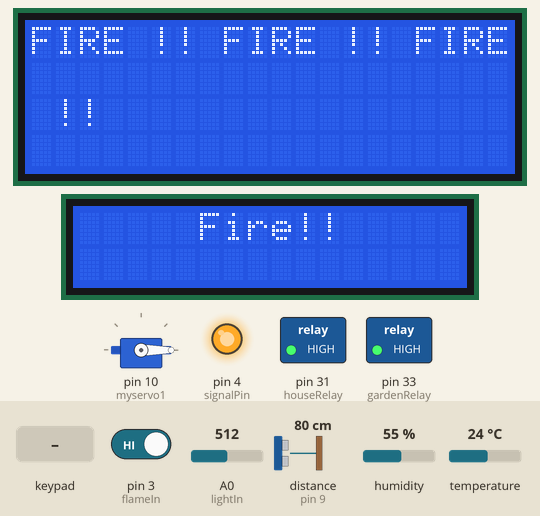
The sketch below on a simulated Arduino Mega 2560, built with avr-gcc and run on an emulated ATmega2560. Parts: 20×4 character LCD, 16×2 character LCD, servo, switched loads named in the sketch (green lamp = pin HIGH), output pins drawn as LEDs (lit = HIGH). Wiring (inferred from the names in the program): ultrasonic range finder: trigger pin 8; echo pin 9. Dashed ring = blinking. The inputs (shaded band) are chosen by the test bench; at power-on: pin 3 (flameIn) HIGH, distance to the obstacle (sensor on pin 9) 80 cm, A0 (lightIn) = 512, humidity 55 %, temperature 24 °C. The echo pulse lasts 58.3 µs per cm; the RemoteXY app is connected; pins used as bus, display or sensor lines are not drawn; what the sketch prints to the serial monitor is not drawn.

Above: at 1.3 s.
1.4 s: pin 3 (flameIn) driven LOW
At 2.9 s:
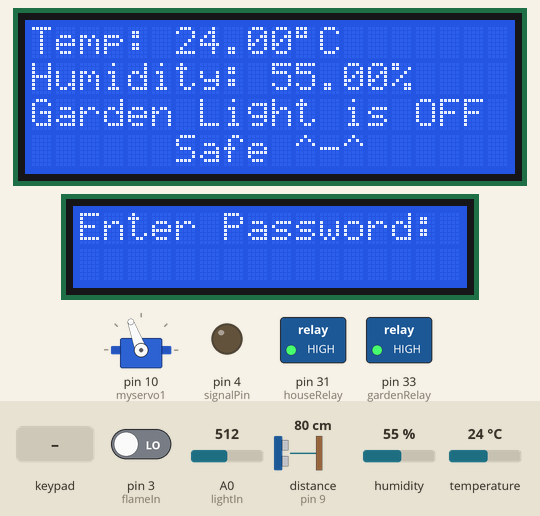
3.2 s: distance to the obstacle (sensor on pin 9) set to 12 cm
4.7 s: distance to the obstacle (sensor on pin 9) set to 9 cm
At 5.1 s:
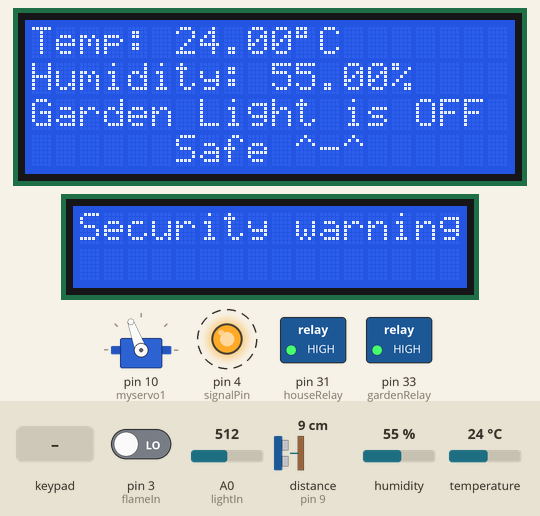
7.2 s: A0 (lightIn) set to 63
8.7 s: A0 (lightIn) set to 55
At 9.9 s:
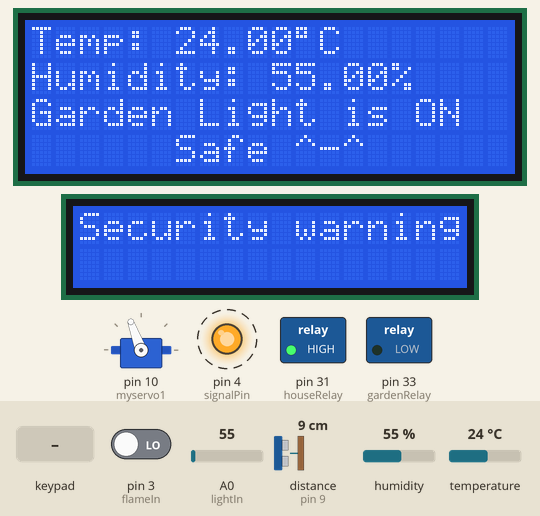
11.5 s: keypad keys 1 2 3 4 A # pressed 0.4 s apart
At 19.8 s:
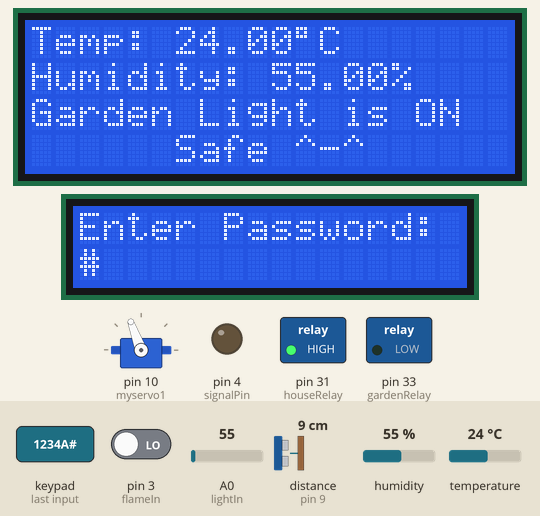
Timing chart, 0 to 20.6 s (numbered marks = the images above; inputs shaded):
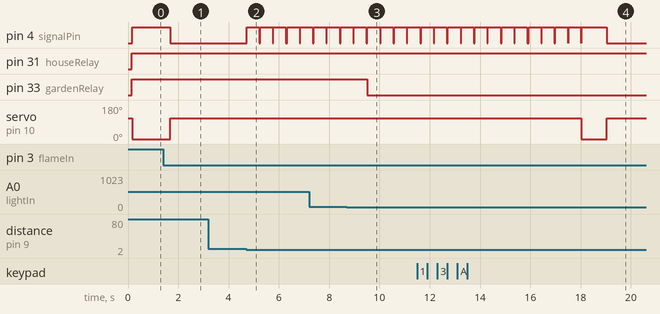

Measured:
- the behaviour switches between 11 and 10 cm on distance to the obstacle (sensor on pin 9) (found by bisection; images 1 and 2)
- the behaviour switches between 60 and 59 on A0 (lightIn) (found by bisection; images 2 and 3)
- after the input at 1.4 s, pin 4 (signalPin): HIGH → LOW after 0.28 s; servo on pin 10 (myservo1): 0° → 110° after 0.28 s; the display: first changes after 0.28 s (image 1 shows a later state)
- after the input at 3.2 s, every drawn part: stays the same
- after the input at 4.7 s, pin 4 (signalPin): alternates HIGH for 0.50 s and LOW for 0.03 s, starting at once; the display: changes at once (image 2)
- after the input at 8.7 s, pin 33 (gardenRelay): HIGH → LOW after 0.82 s; the display: first differs from a run without the input after 0.82 s (image 3 shows a later state)
- after the input at 11.5 s, servo on pin 10 (myservo1): 110° → 0° after 6.5 s, → 110° 1.0 s later
- what the display in image 2 shows lasts 0.5 s, from 4.7 s to 5.2 s

The sketch:

Final.ino
```cpp
#define REMOTEXY_MODE__ESP8266_HARDSERIAL_POINT
#include <RemoteXY.h>
#define REMOTEXY_SERIAL Serial3
#define REMOTEXY_SERIAL_SPEED 115200
#define REMOTEXY_WIFI_SSID "Smart House"
#define REMOTEXY_WIFI_PASSWORD "12345678"
#define REMOTEXY_SERVER_PORT 6377
#include <Keypad.h>
#include <LiquidCrystal.h>
#define Password_Length 6
#include <dht.h>
#define DHT11_PIN 2
#define flameIn 3
#define lightIn A0
#define signalPin 4
#include <Servo.h>
#define trigPin 8
#define echoPin 9
#define houseRelay 31
#define gardenRelay 33


// RemoteXY configurate
#pragma pack(push, 1)


long duration;
int distance;
int intial;
int pos = 0;
dht DHT;
int light;
char Data[Password_Length];
char Master[Password_Length] = "1234A";
char Change[Password_Length] = "####A";
byte data_count = 0, master_count = 0;
char customKey;
const byte ROWS = 4;
const byte COLS = 4;
char hexaKeys[ROWS][COLS] = {
  {'1', '2', '3', 'A'},
  {'4', '5', '6', 'B'},
  {'7', '8', '9', 'C'},
  {'*', '0', '#', 'D'}
};
byte rowPins[ROWS] = {22, 24, 26, 28};
byte colPins[COLS] = {30, 32, 34, 36};
bool someone;
int tryNo;
int chk;
long unsigned timeStored;
char str[11];
bool gardenLight, gardenSensor;

Keypad customKeypad = Keypad(makeKeymap(hexaKeys), rowPins, colPins, ROWS, COLS);
LiquidCrystal lcd2(21, 20, 19, 18, 17, 16);
LiquidCrystal lcd1(53, 51, 49, 47, 45, 43);
Servo myservo1;

void security() {
  digitalWrite(trigPin, LOW);
  delayMicroseconds(2);
  digitalWrite(trigPin, HIGH);
  delayMicroseconds(10);
  digitalWrite(trigPin, LOW);
  duration = pulseIn(echoPin, HIGH);
  distance = duration * 0.034 / 2;
}
void clearData() {
  while (data_count != 0) {
    Data[data_count--] = 0;
  }
  return;
}
void reading() {
  chk = DHT.read11(DHT11_PIN);
  light = analogRead(lightIn);
  timeStored = millis();
}

#pragma pack(push, 1)
uint8_t RemoteXY_CONF[] =
{ 255, 5, 0, 22, 0, 230, 0, 14, 8, 1,
  129, 0, 3, 32, 14, 6, 16, 68, 111, 111,
  114, 0, 129, 0, 3, 40, 36, 6, 16, 84,
  101, 109, 112, 101, 114, 97, 116, 117, 114, 101,
  0, 129, 0, 3, 49, 25, 6, 16, 72, 117,
  109, 105, 100, 105, 116, 121, 0, 129, 0, 3,
  58, 34, 6, 16, 72, 111, 117, 115, 101, 32,
  76, 105, 103, 104, 116, 0, 129, 0, 3, 75,
  17, 6, 16, 65, 108, 97, 114, 109, 0, 129,
  0, 8, 9, 55, 9, 17, 83, 109, 97, 114,
  116, 32, 72, 111, 117, 115, 101, 0, 129, 0,
  21, 17, 27, 6, 17, 99, 111, 110, 116, 114,
  111, 108, 108, 101, 114, 0, 1, 2, 37, 32,
  11, 5, 134, 31, 79, 112, 101, 110, 0, 67,
  5, 44, 40, 13, 6, 36, 8, 11, 67, 4,
  45, 49, 13, 6, 17, 8, 11, 1, 2, 42,
  76, 17, 5, 1, 31, 79, 70, 70, 0, 2,
  1, 42, 58, 17, 5, 2, 26, 31, 31, 79,
  78, 0, 79, 70, 70, 0, 1, 2, 49, 32,
  11, 5, 36, 31, 67, 108, 111, 115, 101, 0,
  129, 0, 3, 67, 37, 6, 16, 71, 97, 114,
  100, 101, 110, 32, 76, 105, 103, 104, 116, 0,
  2, 1, 42, 67, 17, 5, 2, 26, 31, 31,
  79, 78, 0, 79, 70, 70, 0
};

// this structure defines all the variables and events of your control interface
struct {

  // input variables
  uint8_t opened; // =1 if button pressed, else =0
  uint8_t fire; // =1 if button pressed, else =0
  uint8_t house; // =1 if switch ON and =0 if OFF
  uint8_t closed; // =1 if button pressed, else =0
  uint8_t garden; // =1 if switch ON and =0 if OFF

  // output variables
  char temp[11];  // string UTF8 end zero
  char hum[11];  // string UTF8 end zero

  // other variable
  uint8_t connect_flag;  // =1 if wire connected, else =0

} RemoteXY;
#pragma pack(pop)

/////////////////////////////////////////////
//           END RemoteXY include          //
/////////////////////////////////////////////


void setup()
{
  Serial.begin(9600);
  RemoteXY_Init ();
  pinMode(trigPin, OUTPUT); // Sets the trigPin as an Output
  pinMode(echoPin, INPUT); // Sets the echoPin as an Input
  pinMode(houseRelay, OUTPUT);
  pinMode(gardenRelay, OUTPUT);
  lcd2.begin(20, 4);
  lcd1.begin(16, 2);
  pinMode(signalPin, OUTPUT);
  myservo1.attach(10);
  tryNo = 3;
  myservo1.write(110);
  security();
  intial = distance;
  someone = false;
  reading();
  gardenLight = false;
  gardenSensor = false;
}

void loop()
{
  RemoteXY_Handler ();
  if (RemoteXY.house == 0) {
    digitalWrite(houseRelay, HIGH);
  } else {
    digitalWrite(houseRelay, LOW);
  }
  if (RemoteXY.garden == 0 && gardenSensor == false) {
    digitalWrite(gardenRelay, HIGH);
    gardenLight = false;
  } else if (RemoteXY.garden == 1) {
    lcd2.setCursor(0, 2);
    lcd2.print("Garden Light is ON ");
    digitalWrite(gardenRelay, LOW);
    gardenLight = true;
  }
  if (RemoteXY.fire != 0) {
    /*  button pressed */
    tryNo = 3;
    Serial.println("Changed");
    digitalWrite(signalPin, LOW);
    clearData();
    RemoteXY.fire = 0;
  }
  if (RemoteXY.opened != 0) {
    /*  button pressed */
    lcd1.print("    Correct!");
    lcd1.setCursor(0, 1);
    lcd1.print("    Welcome!");
    digitalWrite(signalPin, HIGH);
    someone = true;
    myservo1.write(0);
    delay(1000);
    myservo1.write(110);
    digitalWrite(signalPin, LOW);
    RemoteXY.opened = 0;
    lcd1.clear();
  }
  if (RemoteXY.closed != 0) {
    tryNo = 3;
    clearData();
    lcd1.clear();
    lcd1.print("    Good Bye");
    someone = false;
    digitalWrite(signalPin, HIGH);
    delay(1000);
    digitalWrite(signalPin, LOW);
    RemoteXY.closed = 0;
  }
  if (tryNo != 0) {
    lcd1.setCursor(0, 0);
    lcd1.print("Enter Password:  ");
  }
  char customKey = customKeypad.getKey();

  ///////////////////////////
  ////// keypad work ////////
  ///////////////////////////
  if (customKey) {
    //////////// clear button /////////////
    if (customKey == 'C') {
      lcd1.clear();
      clearData();
    }///////// End Of Clear button /////////
    else if (customKey == 'D') {
      tryNo = 3;
      clearData();
      lcd1.clear();
      lcd1.print("    Good Bye");
      someone = false;
      digitalWrite(signalPin, HIGH);
      delay(1000);
      digitalWrite(signalPin, LOW);
    }
    ///////// Bazzer button ////////
    else if (customKey == 'B') {
      tryNo = 3;
      digitalWrite(signalPin, LOW);
      clearData();
    }///////// End of Bazzer button ////////
    //////// Read Data ////////
    else {
      lcd1.setCursor(0, 0);
      lcd1.print("Enter Password:");
      Data[data_count] = customKey;
      lcd1.setCursor(data_count, 1);
      lcd1.print(Data[data_count]);
      data_count++;
    }////////// End Of Reading Data //////////
  }

  //////// Comparing of Password /////////
  if (data_count == Password_Length - 1) {
    lcd1.clear();
    /////// correct Password //////
    if (!strcmp(Data, Master)) {
      lcd1.print("    Correct!");
      lcd1.setCursor(0, 1);
      lcd1.print("    Welcome!");
      digitalWrite(signalPin, HIGH);
      someone = true;
      myservo1.write(0);
      delay(1000);
      myservo1.write(110);
      digitalWrite(signalPin, LOW);
    } ///// End of Correct Password //////

    ////// change password //////
    else if (!strcmp(Data, Change)) {
      lcd1.clear();
      lcd1.print("Old Password: ");
      clearData();
      ////// Readind Data //////
      while (data_count != Password_Length - 1) {
        customKey = customKeypad.getKey();
        if (customKey) {
          Data[data_count] = customKey;
          lcd1.setCursor(data_count, 1);
          lcd1.print(Data[data_count]);
          data_count++;
        }
      } ////// End Of LOOP //////

      //// Compare to change password ////
      if (!strcmp(Data, Master)) {
        lcd1.clear();
        lcd1.print("New Password:");
        clearData();
        ////// Readind Data //////
        while (data_count != Password_Length - 1) {
          customKey = customKeypad.getKey();
          if (customKey) {
            Data[data_count] = customKey;
            lcd1.setCursor(data_count, 1);
            lcd1.print(Data[data_count]);
            data_count++;
          }
        }////// End Of Reading //////
        strcpy(Master, Data);
        lcd1.clear();
        lcd1.print("DONE !!");
        delay(500);
      }////// End Of change //////

      /////// Incorrect to Change //////
      else {
        lcd1.print("Incorrect");
        delay(400);
        tryNo--;
      }
    }
    ////// Incorrect Password //////
    else {
      lcd1.print("Incorrect");
      tryNo--;
      delay(400);
      someone = false;
    }
    lcd1.clear();
    clearData();
  }/////// End OF KEYPAD WORK ////////
  if (tryNo == 0) {
    lcd1.clear();
    lcd1.setCursor(0, 0);
    lcd1.print("Security warning");
    digitalWrite(signalPin, HIGH);
  }

  //////////////////  Loop   //////////////////
  if (millis() - timeStored >= 1000) {
    reading();
    Serial.println(light);
  }
  lcd2.setCursor(0, 0);
  lcd2.print("Temp: ");
  lcd2.print(DHT.temperature);
  lcd2.print((char)223);
  lcd2.print("C      ");
  float temperature = DHT.temperature;
  dtostrf(temperature, 0, 1, str);
  sprintf (RemoteXY.temp, "%s C", str);
  lcd2.setCursor(0, 1);
  lcd2.print("Humidity: ");
  lcd2.print(DHT.humidity);
  lcd2.print("%     ");
  float humidity = DHT.humidity;
  dtostrf(humidity, 0, 1, str);
  strcat(str, " %");
  sprintf (RemoteXY.hum, "%s", str);
  lcd2.setCursor(0, 2);
  lcd2.print("Garden Light is ");
  if (light < 60) {             //HIGH means,light got blocked
    digitalWrite(gardenRelay, LOW);
    lcd2.print("ON ");
    gardenSensor = true;

  }      //if light is not present,LED on
  else if (gardenLight == false && light > 60) {
    digitalWrite(gardenRelay, HIGH);
    lcd2.print("OFF");
    gardenSensor = false;
  }

  int flameSensor = digitalRead(flameIn);
  if (flameSensor == 0) {
    lcd2.setCursor(0, 3);
    lcd2.print("      Safe ^-^      ");
  } else {
    lcd2.clear();
    myservo1.write(0);
    lcd1.clear();
    lcd1.print("     Fire!!");
    while (flameSensor == 1) {
      lcd2.print("FIRE !! ");
      digitalWrite(signalPin, HIGH);
      delay(500);
      digitalWrite(signalPin, LOW);
      flameSensor = digitalRead(flameIn);
    }
    lcd1.clear();
    lcd2.clear();
    myservo1.write(110);
  }
  security();
  if (distance < 10 && !someone) {
    lcd1.setCursor(0, 0);
    lcd1.print("Security warning");
    digitalWrite(signalPin, HIGH);
    delay(500);
    lcd1.clear();
    digitalWrite(signalPin, LOW);
  }
}
```
